Frame 1 (no input): blank canvas, image omitted
Frame 60 (the mouse pressed at the canvas centre just before this capture): blank canvas, image omitted
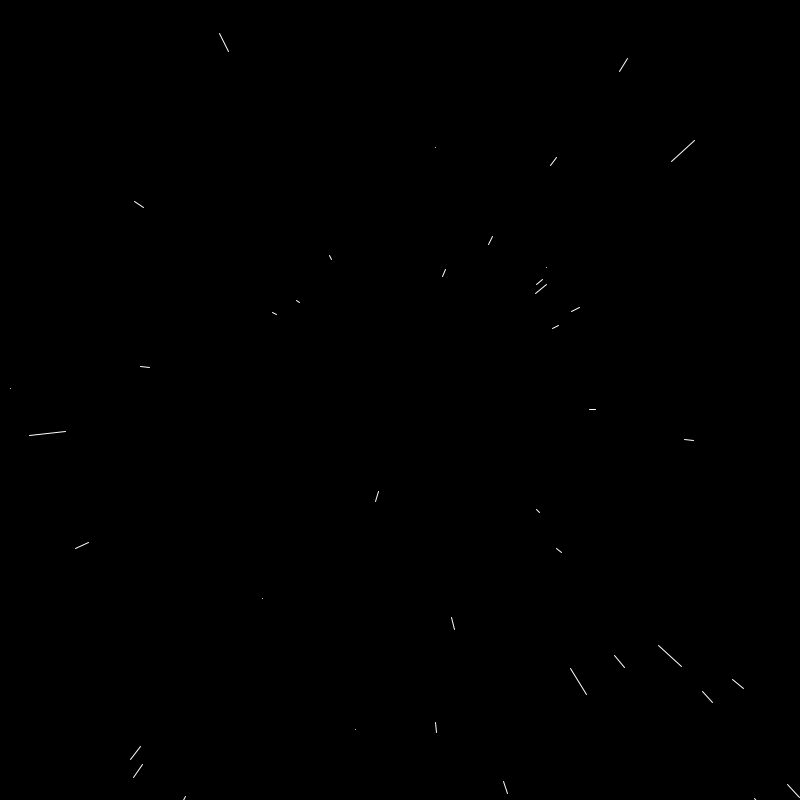
Frame 120 (the mouse held since frame 60 and released just before this capture)

The Processing sketch whose frames 1 and 60 were blank and that drew this single picture after the mouse press (run headless with seeded random() and noise(); from frame 60 on, the mouse is pressed at the canvas centre):

// Processing sketch: CC_001_StarField
// ── CC_001_StarField.pde
Star[] stars = new Star[800];

void setup() {
  size(800, 800);
  
  for(int i=0; i<800; i++) {
    stars[i] = new Star();
  }
}

void draw() {
  background(0);
  translate(width/2, height/2);
  
  for(int i=0; i<800; i++) {
    stars[i].update();
    stars[i].show();
  }
}

// ── Star.pde
class Star {
  float x;
  float y;
  float z;
  
  float pz;
  
  float speed;
  
  Star() {
    x = random(-width, width);
    y = random(-height, height);
    z = random(0, width/2);
    
    pz = z;
    
    speed = 10;
  }
  
  void update() {
    speed = map(mouseX, 0, width, 0, 20);
    z = z - speed;
    
    if(z < 1) {
      x = random(-width, width);
      y = random(-height, height);
      z = random(0, width/2); 
      
      pz = z;
      
      speed = 10;
    }
  }
  
  void show() {
    float sx = map(x/z, 0, 1, 0, width/2);
    float sy = map(y/z, 0, 1, 0, height/2);
    
    float psx = map(x/pz, 0, 1, 0, width/2);
    float psy = map(y/pz, 0, 1, 0, height/2);
    
    //fill(255);
    //noStroke();
    //ellipse(sx, sy, 8, 8);
    
    stroke(255);
    line(psx, psy, sx, sy);
    
    pz = z;
  }
}
